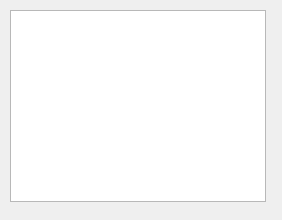
<?xml version="1.0" encoding="UTF-8"?>
<ui version="4.0">
 <class>CreditosForm</class>
 <widget class="QWidget" name="CreditosForm">
  <property name="geometry">
   <rect>
    <x>0</x>
    <y>0</y>
    <width>282</width>
    <height>220</height>
   </rect>
  </property>
  <property name="windowTitle">
   <string>Form</string>
  </property>
  <widget class="QListWidget" name="listCreditos">
   <property name="geometry">
    <rect>
     <x>10</x>
     <y>10</y>
     <width>256</width>
     <height>192</height>
    </rect>
   </property>
  </widget>
 </widget>
 <resources/>
 <connections/>
</ui>
